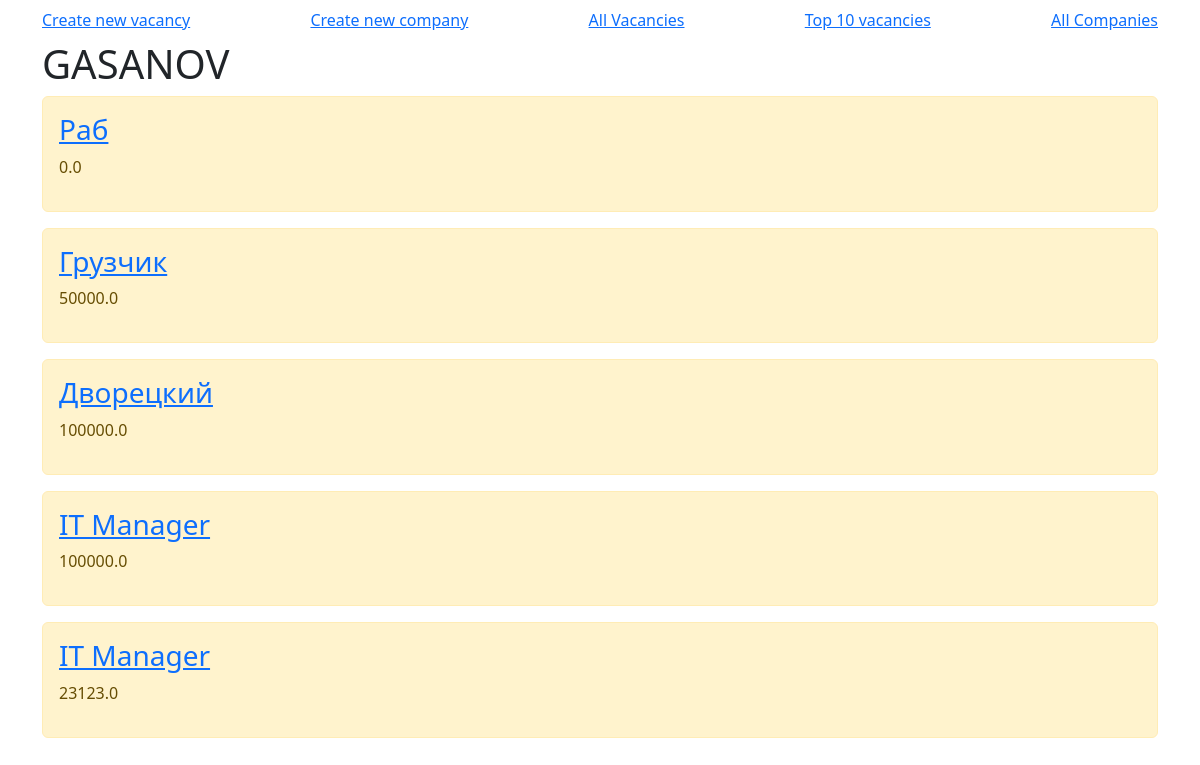
The app's page /api/companies/1/vacancies with its own data.
### api/models.py (models this page shows, shortened)
class Company(models.Model):
    name = models.CharField('Name of company',max_length=50)
    description = models.TextField('Description')
    city = models.CharField('City',max_length=50)
    address = models.TextField('Address')
    class Meta:
        verbose_name = 'Company'
        verbose_name_plural = 'Companies'

class Vacancy(models.Model):
    name = models.CharField('Name of vacancy',max_length=50)
    description = models.TextField('Description')
    salary = models.FloatField('Salary')
    company = models.ForeignKey(Company, on_delete = models.CASCADE)
    class Meta:
        verbose_name = 'Vacancy'
        verbose_name_plural = 'Vacancies'

### api/views.py (the view)
# urls.py: path('api',views.ShowAllVacancies),
def ShowAllVacancies(request,id=0):
    title = 'All Vacancies'
    if id == 0:
        vacancies = Vacancy.objects.all()
    else:
        vacancies = Vacancy.objects.filter(company = id)
        company = Company.objects.filter(id = id).first()
        title = company.name
    return render(request, 'api/all-vacancies.html',{'title' : title, 'AllVacancies' : vacancies})

### api/templates/api/all-vacancies.html (shortened to what this page needs)
{% extends 'api/base.html' %}
{% block content %}
    <h1>{{ title }}</h1>
    {% for vacancy in AllVacancies %}
        <div class="alert alert-warning mt-2">
            <a href="/api/vacancies/{{ vacancy.id }}"><h3>{{ vacancy.name }}</h3></a>
            <p>{{ vacancy.salary }}</p>
        </div>
    {% endfor %}
{% endblock %}

### records on screen
Company: name "GASANOV"
Vacancy: name "Раб", salary "0.0"
Vacancy: name "Грузчик", salary "50000.0"
Vacancy: name "Дворецкий", salary "100000.0"
Vacancy: name "IT Manager", salary "100000.0"
Vacancy: name "IT Manager", salary "23123.0"
